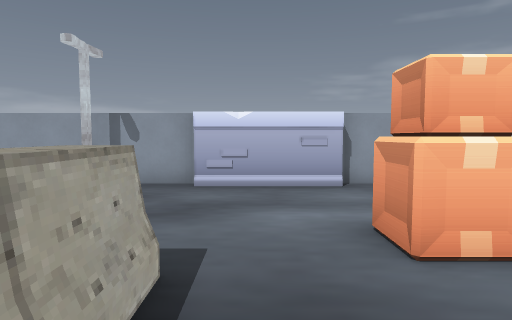
view 1 (above)

16 first-person views from a walk through a 3-D level made in the Godot game engine. The camera is 1.2 m above the floor, tilts 4° down and sees 75° across. The floor is counted in squares, 1 m on a side. Each view is taken from the middle of a square. On the plan, view 1 faces up. The plan holds only what a view shows up to about 14 squares ahead; the rest is blank. Characters and animated objects are not drawn. Some surface patterns are stand-ins.

view 2
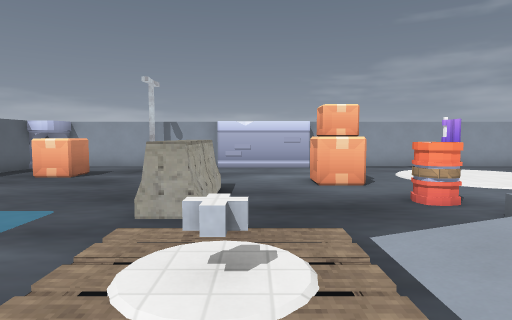

view 3
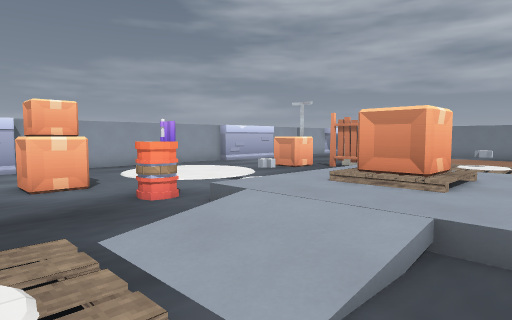

view 4
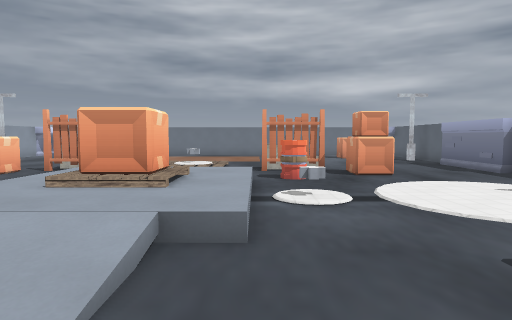

view 5
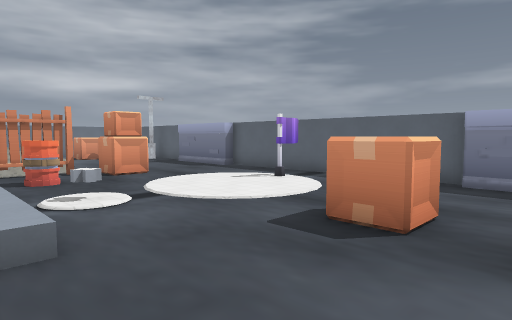

view 6
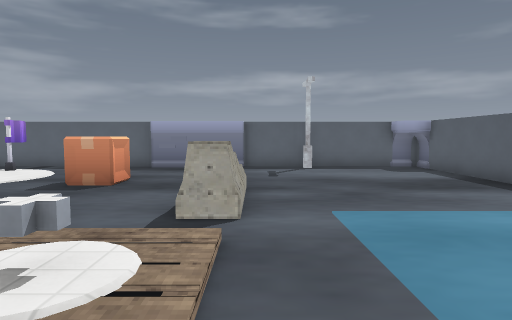

view 7
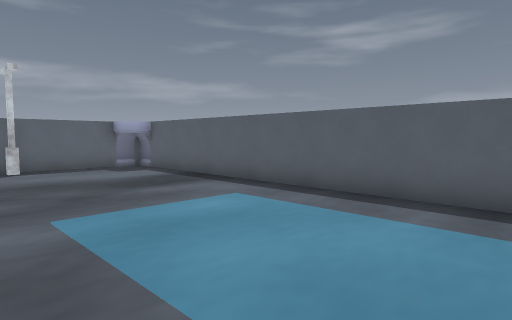

view 8
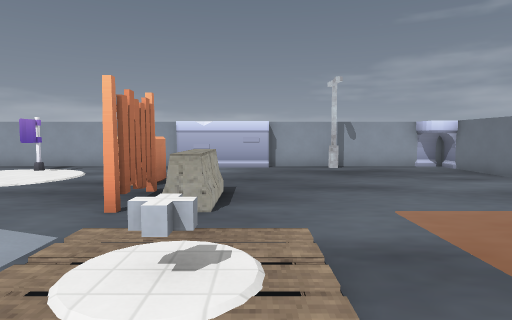

view 9
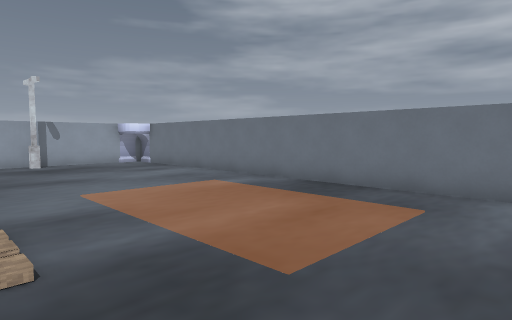

view 10
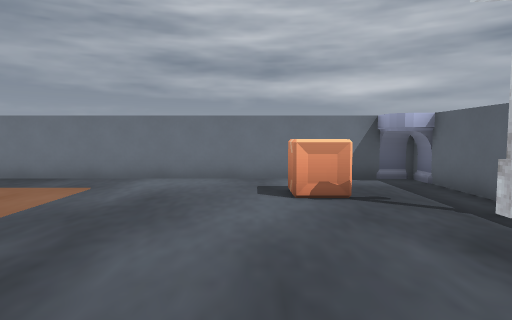

view 11
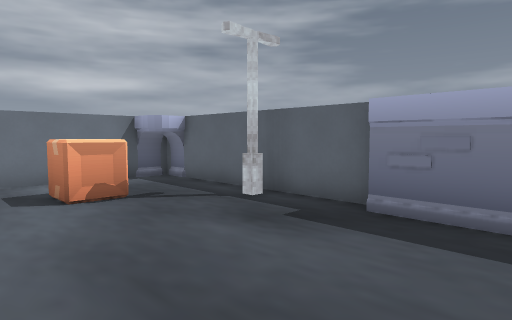

view 12
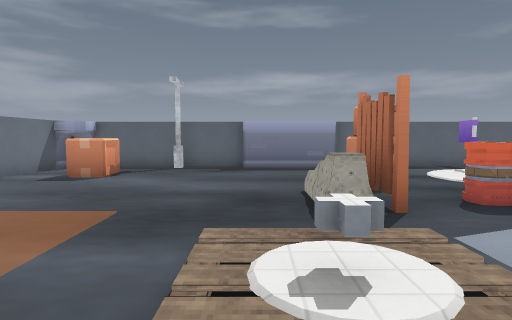

view 13
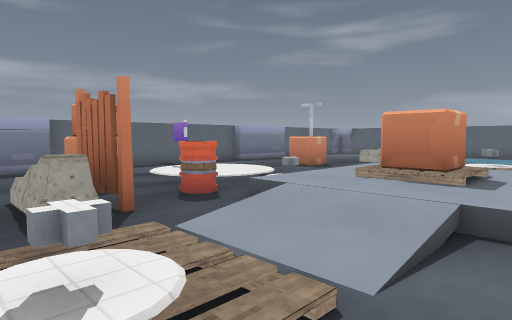

view 14
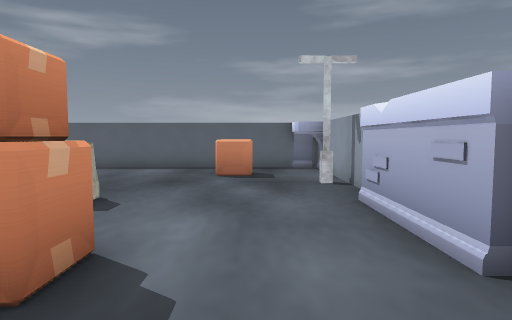

view 15
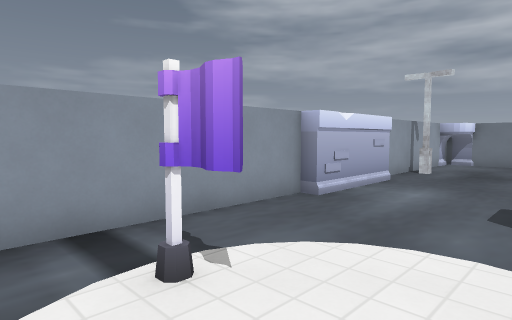

view 16
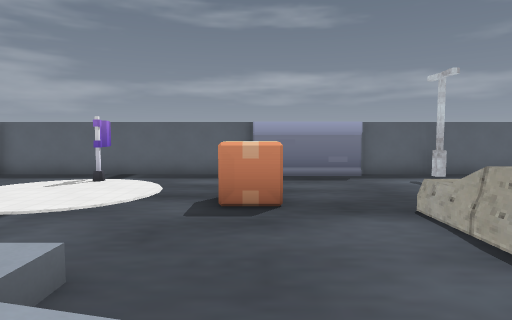

### Floor plan
Key: @ floor where view 1 was taken; # wall or solid block; . main floor; : floor 0.25 m higher than the main floor; / step, stairs or slope; = window, fence, low wall or low ledge; ^ raised ledge; S streetlight; C crate; B box; F flag; E fence.
Columns run from 9 left of view 1 to 22 right of it. Each row starts with its distance up from view 1.
  9 #########  ##########  #########
  8 ##...S..####........####..S...##
  7 #..............................#
  6 #..B............F..............#
  5 #..B...........................#
  4 #..........C........B..........#
  3 #....../=..C........B..........#
  2 #....../^............E^........#
  1 #....../^...C..   ...E^........#
  0 #....../^@...//////..E=........#
 -1 #......./////:::::://///.......#
 -2 #.......///.:::CC:::.///.......#
 -3 #.......///.:::CC:::.///.......#
 -4 #......./////:::::://///.......#
 -5 #....../^....//////..E/........#
 -6 #....../^..........C.E=........#
 -7 #....../^............E.........#
 -8 #......//..B........C..........#
 -9 #..........B........C..........#
-10 #...........................B..#
-11 #...........................B..#
-12 #...............F..............#
-13 ##...S..####........####..S...##
-14 #########  ##########  #########

Positions as (right, up) in squares from view 1, and headings:
1: (0, 0), facing up
2: (0, -5), facing up
3: (0, -5), facing up-right
4: (0, -5), facing right
5: (0, -4), facing down-right
6: (-2, 0), facing down
7: (-2, 0), facing down-left
8: (14, -5), facing up
9: (14, -7), facing up-right
10: (12, -9), facing right
11: (12, -8), facing down-right
12: (14, 0), facing down
13: (14, 0), facing down-left
14: (5, 6), facing left
15: (5, 4), facing up-right
16: (2, -2), facing down
